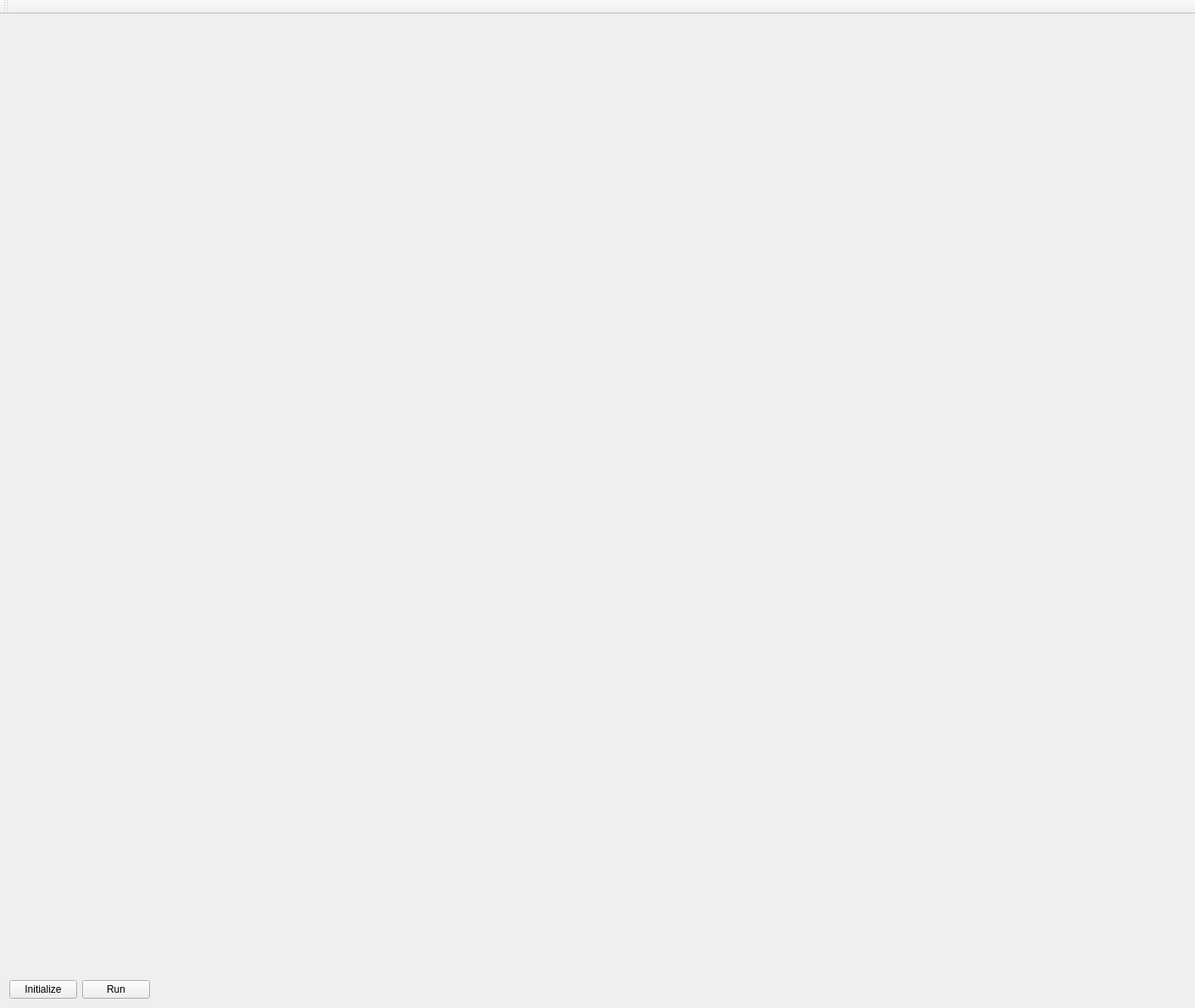
<?xml version="1.0" encoding="UTF-8"?>
<ui version="4.0">
 <class>MainWindow</class>
 <widget class="QMainWindow" name="MainWindow">
  <property name="geometry">
   <rect>
    <x>0</x>
    <y>0</y>
    <width>1411</width>
    <height>1190</height>
   </rect>
  </property>
  <property name="windowTitle">
   <string>NaverLabs Viewer</string>
  </property>
  <widget class="QWidget" name="centralWidget">
   <layout class="QHBoxLayout" name="horizontalLayout">
    <item>
     <layout class="QVBoxLayout" name="verticalLayout">
      <item>
       <layout class="QHBoxLayout" name="horizontalLayout_5"/>
      </item>
      <item>
       <widget class="GLWidget" name="GLwidget" native="true">
        <property name="sizePolicy">
         <sizepolicy hsizetype="Preferred" vsizetype="Expanding">
          <horstretch>0</horstretch>
          <verstretch>0</verstretch>
         </sizepolicy>
        </property>
       </widget>
      </item>
      <item>
       <layout class="QHBoxLayout" name="horizontalLayout_2">
        <item>
         <widget class="QPushButton" name="initializeButton">
          <property name="text">
           <string>Initialize</string>
          </property>
         </widget>
        </item>
        <item>
         <widget class="QPushButton" name="runButton">
          <property name="text">
           <string>Run</string>
          </property>
         </widget>
        </item>
        <item>
         <widget class="QLabel" name="status">
          <property name="text">
           <string/>
          </property>
         </widget>
        </item>
        <item>
         <spacer name="horizontalSpacer_3">
          <property name="orientation">
           <enum>Qt::Horizontal</enum>
          </property>
          <property name="sizeHint" stdset="0">
           <size>
            <width>40</width>
            <height>20</height>
           </size>
          </property>
         </spacer>
        </item>
       </layout>
      </item>
     </layout>
    </item>
   </layout>
  </widget>
  <widget class="QToolBar" name="mainToolBar">
   <attribute name="toolBarArea">
    <enum>TopToolBarArea</enum>
   </attribute>
   <attribute name="toolBarBreak">
    <bool>false</bool>
   </attribute>
  </widget>
 </widget>
 <layoutdefault spacing="6" margin="11"/>
 <customwidgets>
  <customwidget>
   <class>GLWidget</class>
   <extends>QWidget</extends>
   <header>glwidget.h</header>
   <container>1</container>
  </customwidget>
 </customwidgets>
 <resources/>
 <connections/>
</ui>
